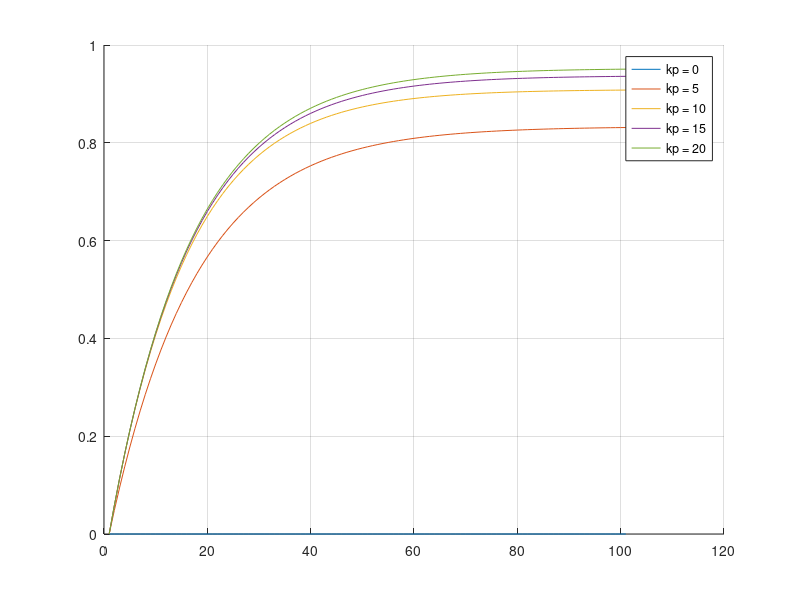

MATLAB code for this plot:
%creates a new figure window with the number 1
figure(1);
hold on; 
%enables the grid lines on the plot
grid on;

for kp= 0:5:20
    %creates a transfer function M
   M = tf(kp,[1 kp+1]); 
 %plots the step response of the M using the step function
   plot(step(M),'DisplayName', ['kp = ' num2str(kp)]);
end

hold off;
legend('Location','best');